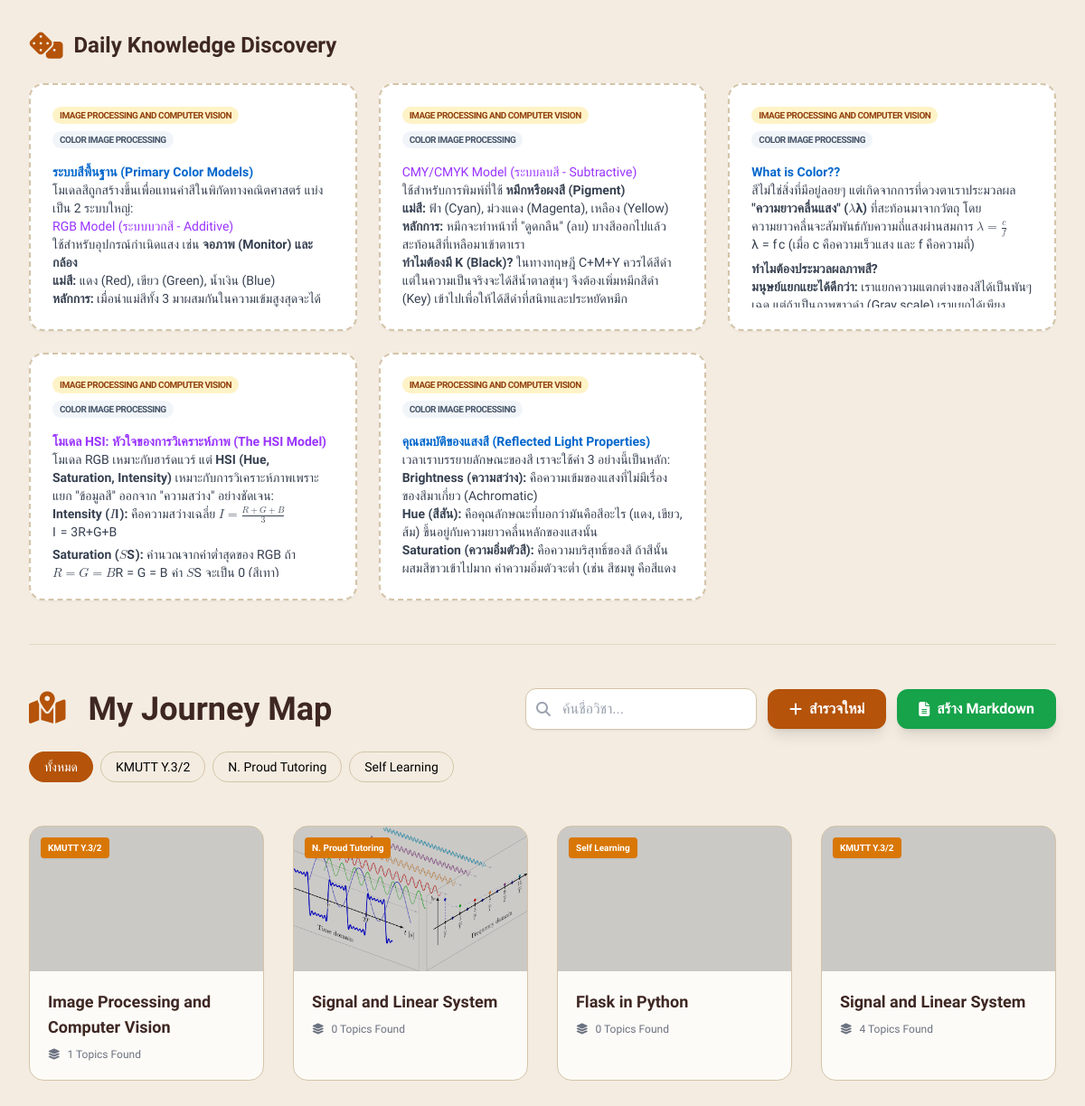
The app's page /learning/, older data.
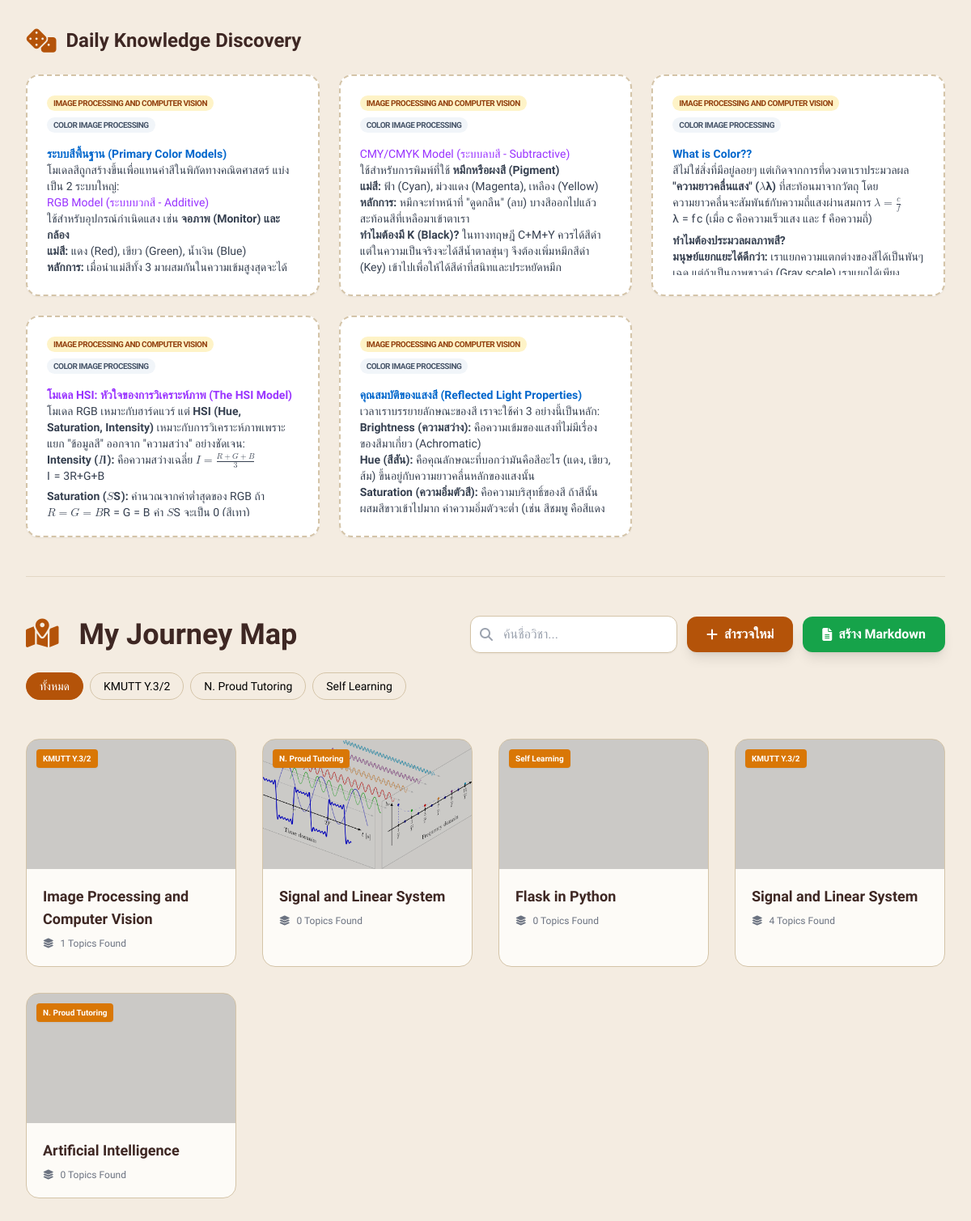
The same page, newer data.
### models.py (models this page shows)
class Course(db.Model):
    id = db.Column(db.Integer, primary_key=True)
    title = db.Column(db.String(100), nullable=False)
    category = db.Column(db.String(50), nullable=False)
    background_image = db.Column(db.String(255), nullable=True) # เก็บชื่อไฟล์รูป
    topics = db.relationship('Topic', backref='course', lazy=True, cascade="all, delete-orphan")

class Topic(db.Model):
    id = db.Column(db.Integer, primary_key=True)
    name = db.Column(db.String(100), nullable=False)
    order_index = db.Column(db.Integer, default=0) # ใช้เรียงลำดับซ้ายมือ
    course_id = db.Column(db.Integer, db.ForeignKey('course.id'), nullable=False)
    bubbles = db.relationship('Bubble', backref='topic', lazy=True, cascade="all, delete-orphan")

class Bubble(db.Model):
    id = db.Column(db.Integer, primary_key=True)
    content = db.Column(db.Text, nullable=False) # เก็บเนื้อหา HTML (ตัวหนา, สี, โค้ด, LaTeX)
    order_index = db.Column(db.Integer, default=0) # ใช้เรียงลำดับขวามือ
    topic_id = db.Column(db.Integer, db.ForeignKey('topic.id'), nullable=False)
    include_in_random = db.Column(db.Boolean, default=True)  # whether bubble participates in random selections

### routes.py (the view)
@learning_bp.route('/')
def index():
    courses = Course.query.all()
    categories = sorted(list(set([c.category for c in courses if c.category])))
    random_knowledge = []
    bubbles = _uncensored_bubble_query().join(Topic).join(Course).order_by(func.random()).limit(5).all()
    for bubble in bubbles:
        random_knowledge.append({
            'course_title': bubble.topic.course.title,
            'topic_name': bubble.topic.name,
            'content': bubble.content
        })
    return render_template('learning/index.html',
                           courses=courses,
                           categories=categories,
                           random_knowledge=random_knowledge)

### routes.py (called while the page is built, shortened)
def _has_include_column():
    global _cached_include_check
    return _cached_include_check

def _uncensored_bubble_query():
    q = Bubble.query
    if _has_include_column():
        q = q.filter(Bubble.include_in_random.is_(True))
    return q

### templates/learning/index.html (shortened to what this page needs)
<!DOCTYPE html>
<html lang="en">
<head>
    <script src="https://cdn.tailwindcss.com"></script>
    <link rel="stylesheet" href="https://cdnjs.cloudflare.com/ajax/libs/font-awesome/6.4.0/css/all.min.css">
</head>
<body class="p-8">
    <div class="max-w-7xl mx-auto">
        {% if random_knowledge %}
        <div class="mb-12">
            <div class="flex items-center space-x-3 mb-6">
                <i class="fa-solid fa-dice text-amber-700 text-3xl animate-pulse"></i>
                <h2 class="text-2xl font-bold text-[#3e2723]">Daily Knowledge Discovery</h2>
            </div>
            <div class="grid grid-cols-1 md:grid-cols-2 lg:grid-cols-3 gap-6">
                {% for item in random_knowledge %}
                <div class="discovery-box p-6 rounded-2xl bg-white shadow-sm">
                    <div class="flex flex-wrap gap-2 mb-4">
                        <span class="bg-amber-100 text-amber-800 text-[10px] font-bold px-2 py-0.5 rounded-full uppercase tracking-tighter">{{ item.course_title }}</span>
                        <span class="bg-slate-100 text-slate-600 text-[10px] font-bold px-2 py-0.5 rounded-full uppercase tracking-tighter">{{ item.topic_name }}</span>
                    </div>
                    <div class="text-gray-700 text-sm ql-editor max-h-40 overflow-y-auto">{{ item.content | safe }}</div>
                </div>
                {% endfor %}
            </div>
        </div>
        <hr class="border-[#d4c4a8] mb-12 opacity-50">
        {% endif %}
        <div class="flex flex-col space-y-6 mb-10">
            <div class="flex flex-col md:flex-row justify-between items-center gap-4">
                <h1 class="text-4xl font-bold text-[#3e2723]"><i class="fa-solid fa-map-marked-alt mr-4 text-amber-700"></i> My Journey Map</h1>
                <div class="flex w-full md:w-auto items-center space-x-3">
                    <div class="relative flex-1 md:w-64">
                        <i class="fa-solid fa-magnifying-glass absolute left-3 top-1/2 -translate-y-1/2 text-gray-400"></i>
                        <input type="text" id="courseSearch" onkeyup="filterContent()" placeholder="ค้นชื่อวิชา..."
                               class="w-full pl-10 pr-4 py-2.5 rounded-xl border border-[#d4c4a8] bg-white focus:outline-none focus:ring-2 focus:ring-amber-500 shadow-sm">
                    </div>
                    <button onclick="document.getElementById('addCourseModal').classList.remove('hidden')"
                            class="bg-amber-700 text-white px-6 py-2.5 rounded-xl hover:bg-amber-600 transition shadow-lg flex items-center font-bold">
                        <i class="fa-solid fa-plus mr-2"></i> สำรวจใหม่
                    </button>
                    <button onclick="fetchMarkdown()"
                       class="bg-green-600 text-white px-6 py-2.5 rounded-xl hover:bg-green-500 transition shadow-lg flex items-center font-bold">
                        <i class="fa-solid fa-file-lines mr-2"></i> สร้าง Markdown
                    </button>
                </div>
            </div>
            <div class="flex flex-wrap gap-2 overflow-x-auto pb-2">
                <button onclick="filterCategory('all', this)" class="category-btn active px-4 py-1.5 rounded-full border border-[#d4c4a8] text-sm font-medium hover:border-amber-700 transition">
                    ทั้งหมด
                </button>
                {% for cat in categories %}
                <button onclick="filterCategory('{{ cat.lower() }}', this)" class="category-btn px-4 py-1.5 rounded-full border border-[#d4c4a8] text-sm font-medium hover:border-amber-700 transition">
                    {{ cat }}
                </button>
                {% endfor %}
            </div>
        </div>
        <div id="courseContainer" class="grid grid-cols-1 md:grid-cols-2 lg:grid-cols-4 gap-8">
            {% for course in courses %}
            <div class="course-item relative" data-title="{{ course.title.lower() }}" data-category="{{ (course.category or 'general').lower() }}" data-id="{{ course.id }}" data-name="{{ course.title }}" data-cat="{{ course.category }}">
                <a href="{{ url_for('learning.course_detail', course_id=course.id) }}" class="course-card rounded-2xl overflow-hidden flex flex-col group h-full">
                    <div class="h-40 bg-cover bg-center relative" style="background-image: url('{{ url_for('static', filename='uploads/' + (course.background_image or 'default.jpg')) }}')">
                        <div class="absolute inset-0 bg-black/20 group-hover:bg-black/10 transition-colors"></div>
                        <span class="absolute top-3 left-3 bg-amber-600 text-white text-[10px] font-bold px-2 py-1 rounded shadow-sm">{{ course.category or 'General' }}</span>
                    </div>
                    <div class="p-5">
                        <h3 class="text-lg font-bold text-[#3e2723] mb-2">{{ course.title }}</h3>
                        <div class="text-xs text-gray-500 flex items-center">
                            <i class="fa-solid fa-layer-group mr-2"></i> {{ course.topics | length }} Topics Found
                        </div>
                    </div>
                </a>
            </div>
            {% endfor %}
        </div>
    </div>
</body>
</html>

### templates/learning/index.html (style rules this page uses)
body { background-color: #f4ece1; font-family: 'Prompt', sans-serif; }
.course-card { background-color: #fdfbf7; border: 1px solid #d4c4a8; transition: all 0.3s; }
.discovery-box { background-color: #fff; border: 2px dashed #d4c4a8; }
.ql-editor { padding: 0 !important; min-height: auto !important; }
.category-btn.active { background-color: #b45309; color: white; border-color: #b45309; }

Row changes from the older to the newer data that the page shows:
added Course: category "N. Proud Tutoring", title "Artificial Intelligence", topics|length "0"
